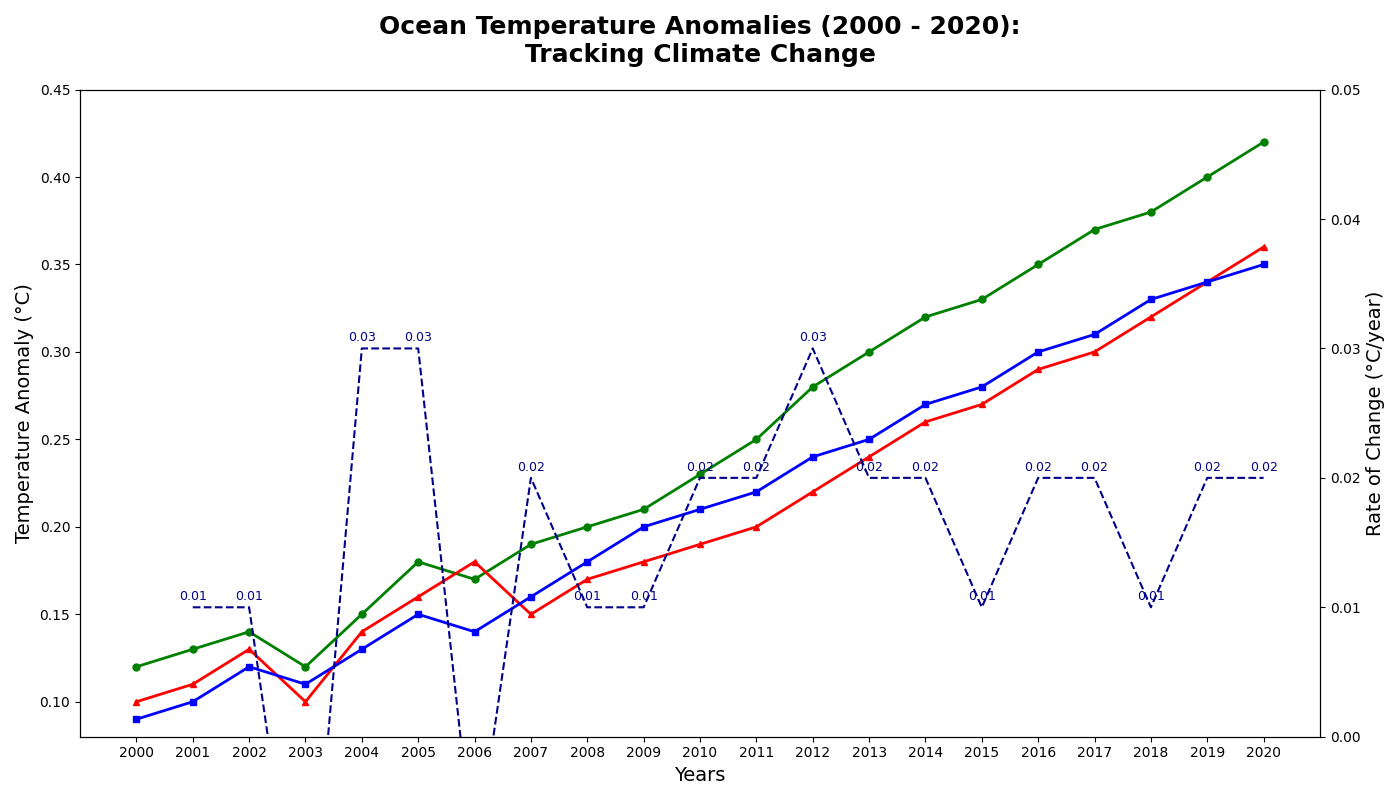

Source code (Python):
import matplotlib.pyplot as plt
import numpy as np

# Data for ocean temperature anomalies
years = np.arange(2000, 2021)
atlantic_anomalies = [0.12, 0.13, 0.14, 0.12, 0.15, 0.18, 0.17, 0.19, 0.20, 0.21, 0.23, 0.25, 0.28, 0.30, 0.32, 0.33, 0.35, 0.37, 0.38, 0.40, 0.42]
pacific_anomalies = [0.10, 0.11, 0.13, 0.10, 0.14, 0.16, 0.18, 0.15, 0.17, 0.18, 0.19, 0.20, 0.22, 0.24, 0.26, 0.27, 0.29, 0.30, 0.32, 0.34, 0.36]
indian_anomalies = [0.09, 0.10, 0.12, 0.11, 0.13, 0.15, 0.14, 0.16, 0.18, 0.20, 0.21, 0.22, 0.24, 0.25, 0.27, 0.28, 0.30, 0.31, 0.33, 0.34, 0.35]

fig, ax = plt.subplots(figsize=(14, 8))

# Plot the line charts with shuffled colors
ax.plot(years, atlantic_anomalies, color='green', marker='o', markersize=5, linewidth=2)
ax.plot(years, pacific_anomalies, color='red', marker='^', markersize=5, linewidth=2)
ax.plot(years, indian_anomalies, color='blue', marker='s', markersize=5, linewidth=2)

# Titles and labels
ax.set_title("Ocean Temperature Anomalies (2000 - 2020):\nTracking Climate Change", fontsize=18, fontweight='bold', pad=20)
ax.set_xlabel("Years", fontsize=14)
ax.set_ylabel("Temperature Anomaly (°C)", fontsize=14)

# Set axis limits
ax.set_xticks(years)
ax.set_xlim([1999, 2021])
ax.set_ylim([0.08, 0.45])

# Adding a secondary indicator subplot
ax_anomaly_change = ax.twinx()  # Create a second y axis
atlantic_rate_of_change = np.diff(atlantic_anomalies)
ax_anomaly_change.plot(years[1:], atlantic_rate_of_change, color='darkblue', linestyle='--', linewidth=1.5)

# Align secondary y-axis to primary
ax_anomaly_change.set_ylim([0.00, 0.05])
ax_anomaly_change.set_ylabel("Rate of Change (°C/year)", fontsize=14)

# Annotate the change plot
for i, rate in enumerate(atlantic_rate_of_change):
    ax_anomaly_change.annotate(f"{rate:.2f}", (years[i+1], rate), textcoords="offset points", xytext=(0,5), ha='center', fontsize=9, color='darkblue')

plt.tight_layout()
plt.show()
